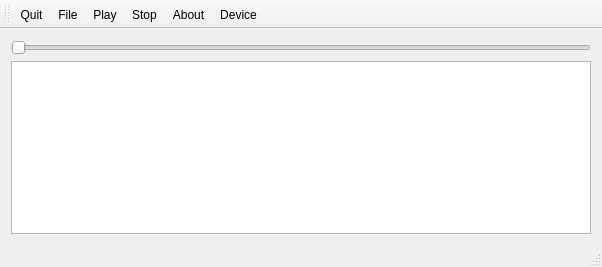
<?xml version="1.0" encoding="UTF-8"?>
<ui version="4.0">
 <class>MainWindow</class>
 <widget class="QMainWindow" name="MainWindow">
  <property name="geometry">
   <rect>
    <x>0</x>
    <y>0</y>
    <width>602</width>
    <height>267</height>
   </rect>
  </property>
  <property name="windowTitle">
   <string>MainWindow</string>
  </property>
  <widget class="QWidget" name="centralWidget">
   <layout class="QVBoxLayout" name="verticalLayout_2">
    <item>
     <layout class="QVBoxLayout" name="verticalLayout">
      <item>
       <widget class="QSlider" name="horizontalSlider">
        <property name="orientation">
         <enum>Qt::Horizontal</enum>
        </property>
       </widget>
      </item>
      <item>
       <widget class="QListWidget" name="listWidget"/>
      </item>
     </layout>
    </item>
   </layout>
  </widget>
  <widget class="QToolBar" name="mainToolBar">
   <attribute name="toolBarArea">
    <enum>TopToolBarArea</enum>
   </attribute>
   <attribute name="toolBarBreak">
    <bool>false</bool>
   </attribute>
   <addaction name="actionQuit"/>
   <addaction name="actionFile"/>
   <addaction name="actionPlay"/>
   <addaction name="actionStop"/>
   <addaction name="actionAbout"/>
   <addaction name="actionDevice"/>
  </widget>
  <widget class="QStatusBar" name="statusBar"/>
  <action name="actionFile">
   <property name="text">
    <string>File</string>
   </property>
   <property name="shortcut">
    <string>F</string>
   </property>
  </action>
  <action name="actionQuit">
   <property name="text">
    <string>Quit</string>
   </property>
   <property name="shortcut">
    <string>Esc</string>
   </property>
  </action>
  <action name="actionPlay">
   <property name="text">
    <string>Play</string>
   </property>
   <property name="shortcut">
    <string>P</string>
   </property>
  </action>
  <action name="actionStop">
   <property name="text">
    <string>Stop</string>
   </property>
   <property name="shortcut">
    <string>S</string>
   </property>
  </action>
  <action name="actionAbout">
   <property name="text">
    <string>About</string>
   </property>
   <property name="shortcut">
    <string>?</string>
   </property>
  </action>
  <action name="actionDevice">
   <property name="text">
    <string>Device</string>
   </property>
   <property name="toolTip">
    <string>Output device</string>
   </property>
  </action>
 </widget>
 <layoutdefault spacing="6" margin="11"/>
 <resources/>
 <connections>
  <connection>
   <sender>actionQuit</sender>
   <signal>triggered()</signal>
   <receiver>MainWindow</receiver>
   <slot>close()</slot>
   <hints>
    <hint type="sourcelabel">
     <x>-1</x>
     <y>-1</y>
    </hint>
    <hint type="destinationlabel">
     <x>199</x>
     <y>149</y>
    </hint>
   </hints>
  </connection>
 </connections>
</ui>
